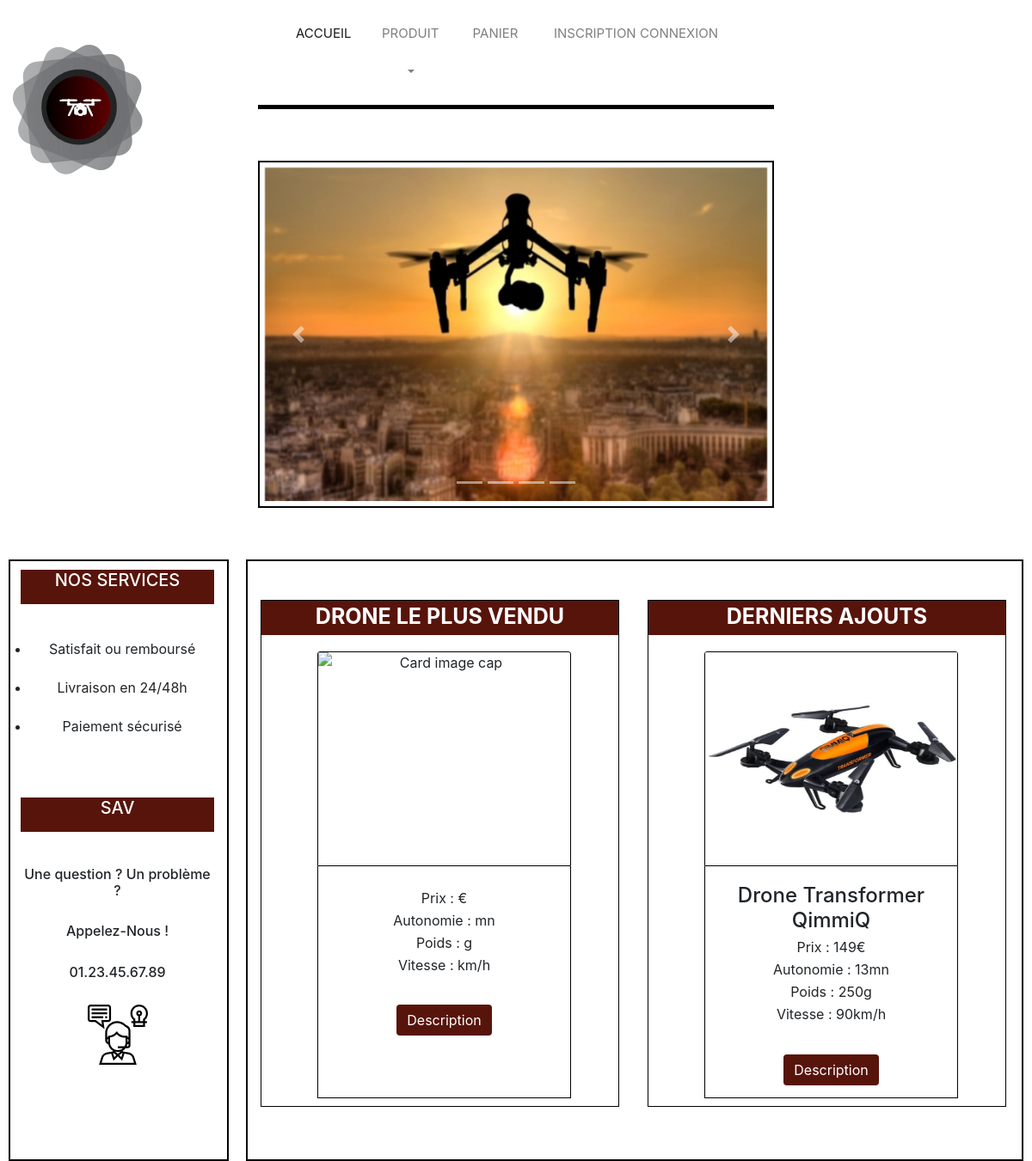
Before: / with the older database file.
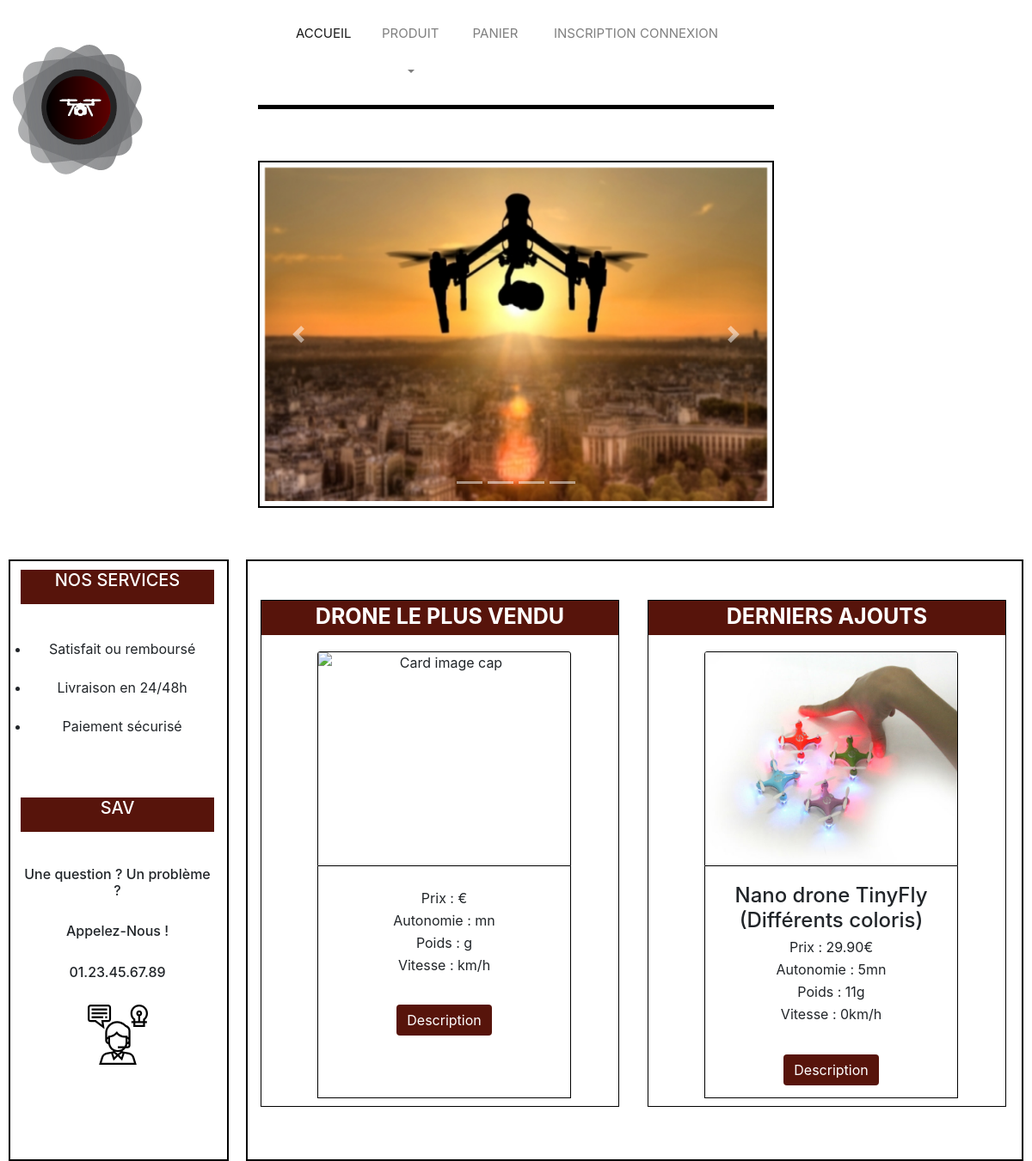
After: the same page with the newer database file.
### tables this page shows
CREATE TABLE `product` (
  `id_drone` int(11) NOT NULL,
  `id_cat` int(11) NOT NULL,
  `nom_drone` varchar(100) NOT NULL,
  `prix` float(8,2) NOT NULL,
  `image` text NOT NULL,
  `image2` text NOT NULL,
  `image3` text NOT NULL,
  `image4` text NOT NULL,
  `image5` text NOT NULL,
  `logo` text NOT NULL,
  `description` text NOT NULL,
  `caracteristiques` text NOT NULL,
  `autonomie` text NOT NULL,
  `poids` int(11) NOT NULL,
  `camera` varchar(100) NOT NULL,
  `vitesse` int(11) NOT NULL,
  `code` varchar(10) NOT NULL
);

### includes/includes.php (called while the page is built)
<?php
include_once 'connexionDB.php';
$DB = new connexionDB();
?>

### includes/connexionDB.php (called while the page is built, shortened)
<?php
class connexionDB {
    private $host ='localhost';
    private $name='D2D';
    private $user="root";
    private $pass='root';
    private $connexion;
    function __construct($host=null,$name=null,$user=null,$pass=null){
	try{
            $this->connexion = new PDO('mysql:host='.$this->host.';dbname='.$this->name,
            $this->user,$this->pass,array(
		PDO::MYSQL_ATTR_INIT_COMMAND =>'SET NAMES UTF8',
		PDO::ATTR_ERRMODE => PDO::ERRMODE_WARNING
		));
	}catch (PDOException $e){
            echo 'Erreur : Impossible de se connecter  à la BDD !';die();
	}
    }
    public function query($sql , $data=array()){
	$req = $this->connexion->prepare($sql);
	$req->execute($data);
        return $req;
    }
}
?>

### index.php (the view, shortened to what this page needs)
<?php
include_once('includes/includes.php');
include_once('includes/navbar.php');
	$max_com = $DB->query('SELECT *, count(id_drones) FROM commandes INNER JOIN product ON commandes.code_drone = product.code GROUP BY code_drone HAVING count(id_drones) >= ALL (SELECT count(id_drones) FROM commandes INNER JOIN product ON commandes.code_drone = product.code GROUP BY code_drone) LIMIT 1');
$max_com = $max_com->fetchAll();
foreach ($max_com as $mc) {
}
$prod = $DB->query('SELECT * FROM product');
$prod = $prod->fetchAll();
foreach ($prod as $p) {
}
?>
<!DOCTYPE html>
<html lang="en">
<head>
	<link rel="stylesheet" href="https://stackpath.bootstrapcdn.com/bootstrap/4.1.1/css/bootstrap.min.css">
	<link rel="stylesheet" href="index.css">
</head>
<body>
	<img src="images/logo.png" id="logo" alt="logo en forme de drone">
	<div class="carou">
		<div id="carouselExampleIndicators" class="carousel slide" data-ride="carousel">
			<ol class="carousel-indicators">
				<li class="data-target="#carouselExampleIndicators" data-slide-to="0" class="active"></li>
				<li class="data-target="#carouselExampleIndicators" data-slide-to="1"></li>
				<li class="data-target="#carouselExampleIndicators" data-slide-to="2"></li>
				<li class="data-target="#carouselExampleIndicators" data-slide-to="3"></li>
			</ol>
			<div class="carousel-inner">
				<div class="carousel-item active">
					<img class="d-block w-100" src="images/drone.jpeg" alt="First image of drone">
				</div>
			</div>
			<a class="carousel-control-prev" href="#carouselExampleIndicators" role="button" data-slide="prev">
				<span class="carousel-control-prev-icon" aria-hidden="true"></span>
			</a>
			<a class="carousel-control-next" href="#carouselExampleIndicators" role="button" data-slide="next">
				<span class="carousel-control-next-icon" aria-hidden="true"></span>
			</a>
		</div>
	</div>
	<div class="contenu_accueil">
		<div class="col G">
			<h5>NOS SERVICES</h5>
			<div class="service">
				<ul>
					<li>Satisfait ou remboursé</li>
					<li>Livraison en 24/48h</li>
					<li>Paiement sécurisé</li>
				</div>
			<h5>SAV</h5>
			<div class="sav">
				<h6>Une question ? Un problème ?</h6><br>
				<h6>Appelez-Nous !</h6><br>
				<h6>01.23.45.67.89</h6><br>
				<img src="images/customer-service.svg" alt="logo d'un homme avec un un casque telephonique" width="70px">
				<br>
			</div>
		</div>
		<div class="col D">
			<div class="rowp">
				<div class="div">
					<div class="tit">DRONE LE PLUS VENDU</div>
					<div class="card" id="carte">
						<img class="card-img-top" id="img_index" src="<?= $mc['image'] ?>" alt="Card image cap">
						<div class="card-body" id='card_index'>
							<p class="card-text">Prix : <?= $mc['prix'] ?>€</p>
							<p class="card-text">Autonomie : <?= $mc['autonomie'] ?>mn</p>
							<p class="card-text">Poids : <?= $mc['poids'] ?>g</p>
							<p class="card-text">Vitesse : <?= $mc['vitesse'] ?>km/h</p>
							<a href="pages/afficher_produit.php?id=<?php echo $mc['id_drone']; ?>" id="btn_card" class="btn btn-primary">Description</a>
						</div>
					</div>
				</div>
				<div class="div">
					<div class="tit">DERNIERS AJOUTS</div>
					<div class="card" id="carte">
						<img class="card-img-top" id="img_index" src="<?= $p['image'] ?>" alt="Card image cap">
						<div class="card-body" id='card_index'>
							<h4 class="card-title"><?= $p['nom_drone'] ?></h4>
							<p class="card-text">Prix : <?= $p['prix'] ?>€</p>
							<p class="card-text">Autonomie : <?= $p['autonomie'] ?>mn</p>
							<p class="card-text">Poids : <?= $p['poids'] ?>g</p>
							<p class="card-text">Vitesse : <?= $p['vitesse'] ?>km/h</p>
							<a href="pages/afficher_produit.php?id=<?php echo $p['id_drone']; ?>" id="btn_card" class="btn btn-primary">Description</a>
						</div>
					</div>
				</div>
			</div>
		</div>
	</div>
</body>
</html>

Changed rows visible on the page:
changed product: image: a different picture; nom_drone "Drone Transformer QimmiQ" → "Nano drone TinyFly (Différents coloris)"; prix "149" → "29.90"; autonomie "13" → "5"; poids "250" → "11"; vitesse "90" → "0"
